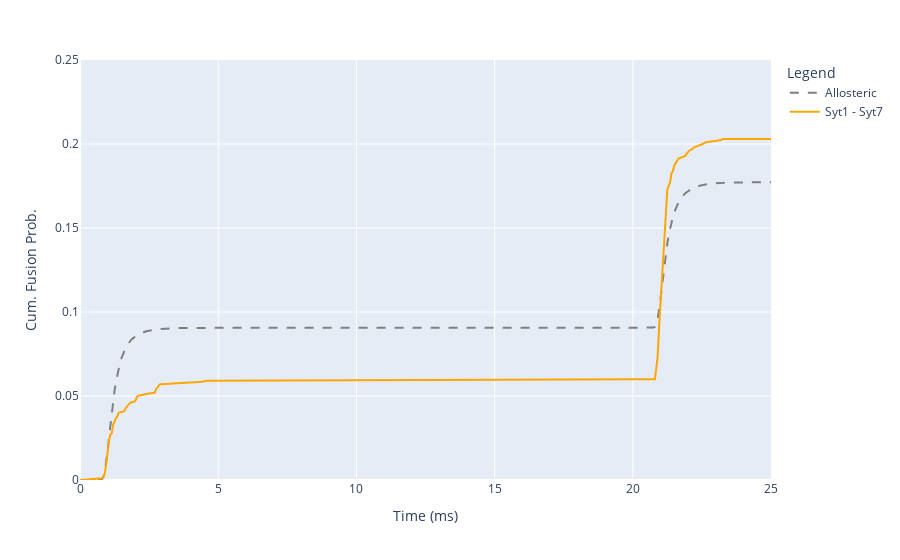

Notebook code for this chart:
### Code cell
fig = px.line()

fig.add_scatter(x=allosteric_ap_sim['timestamp'], y=allosteric_ap_sim['probability']['Fused'],
mode='lines', line={'color':allo_col, 'dash':'dash'}, name='Allosteric')

fig.add_scatter(x=clamp_ap_sim['timestamp'], y=clamp_ap_sim['probability']['Fused'],
mode='lines', line={'color':clamp_col, 'dash':'solid'}, name=clamp_model.name)

fig.update_layout(
    legend = {'title': 'Legend'},
    xaxis = {'title': 'Time (ms)', 'range': [0, 25]},
    yaxis = {'title': 'Cum. Fusion Prob.', 'range': [0, 0.25]},
    hovermode='x'
)

fig.show()

### Figure 1 — Plotly figure (JSON) as saved in the notebook; plotly's stock layout.template omitted (floating-point values rounded to 4 significant figures; data arrays with more than 128 entries replaced by an {"elided": "..."} marker saying what was removed)
{"data": [{"hovertemplate": "<extra></extra>", "legendgroup": "", "line": {"color": "#636efa", "dash": "solid"}, "marker": {"symbol": "circle"}, "mode": "lines", "name": "", "orientation": "v", "showlegend": false, "type": "scatter", "xaxis": "x", "yaxis": "y"}, {"line": {"color": "rgb(128,128,128)", "dash": "dash"}, "mode": "lines", "name": "Allosteric", "type": "scatter", "x": {"elided": "541 float values"}, "y": {"elided": "541 float values"}}, {"line": {"color": "rgb(255,167,0)", "dash": "solid"}, "mode": "lines", "name": "Syt1 - Syt7", "type": "scatter", "x": {"elided": "541 float values"}, "y": {"elided": "541 float values"}}], "layout": {"hovermode": "x", "legend": {"title": {"text": "Legend"}, "tracegroupgap": 0}, "margin": {"t": 60}, "xaxis": {"anchor": "y", "domain": [0, 1], "range": [0, 25], "title": {"text": "Time (ms)"}}, "yaxis": {"anchor": "x", "domain": [0, 1], "range": [0, 0.25], "title": {"text": "Cum. Fusion Prob."}}}}
